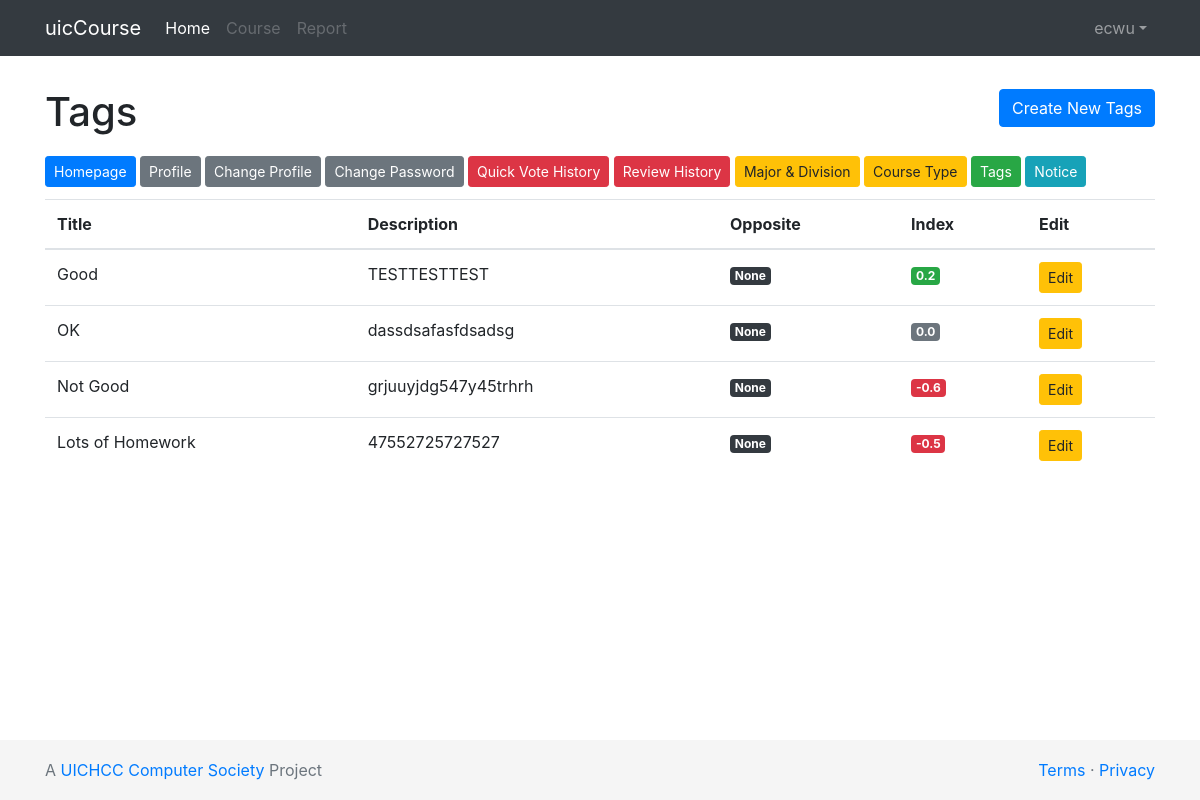
The page /dashboard/tags/ (signed in) on the database its author committed.
### voting/models.py (models this page shows, shortened)
class Tags(models.Model):
    tag_title = models.CharField(max_length=128, unique=True, verbose_name='Tag Title')
    tag_description = models.TextField(default='', verbose_name='Tag Description')
    tag_opposite = models.ForeignKey('self', blank=True, null=True, on_delete=models.SET_NULL)
    tag_sentiment_index = models.FloatField(default=0, verbose_name='Tag Sentiment Index',
                                            help_text='Positive number for positive emotions; Negative number for negative emotions, 0 for neutral emotion')
    class Meta:
        verbose_name = _('Tag')
        verbose_name_plural = _('Tags')

### dashboard/views.py (the view)
# urls.py: path('dashboard/tags/', views.tags_page, name='tags_page'),
@staff_member_required
def tags_page(request):
    tags = Tags.objects.all()
    return render(request, 'dashboard/tags.html', {'tags': tags})

### dashboard/templates/dashboard/tags.html (shortened to what this page needs)
<!doctype html>
<html lang="en">
<head>
    <link href="https://cdn.bootcss.com/bootstrap/4.1.1/css/bootstrap.min.css" rel="stylesheet">
    {% load static %}
</head>
<body>
{% include "index/header.html" %}
{% include "index/messager.html" %}
<main role="main" class="container mb-5">
    <div class="d-flex justify-content-between align-items-center">
        <h1 class="mt-md-3">Tags</h1>
        {% if user.is_superuser or user.is_staff %}
        <a href="{% url 'tags_create' %}" class="btn btn-primary">Create New Tags</a>
        {% endif %}
    </div>
    {% include "dashboard/functions.html" %}
    <div class="table-responsive">
        <table class="table">
            <thead>
                <tr>
                    <th scope="col">Title</th>
                    <th scope="col">Description</th>
                    <th scope="col">Opposite</th>
                    <th scope="col">Index</th>
                    <th scope="col">Edit</th>
                </tr>
            </thead>
            <tbody>
                {% if tags %}
                    {% for tag in tags %}
                    <tr>
                        <td>{{ tag.tag_title }}</td>
                        <td>{{ tag.tag_description }}</td>
                        <td>
                        {% if tag.tag_opposite %}}
                        <span class="badge badge-dark">{{ tag.tag_opposite }}</span>
                        {% else %}
                        <span class="badge badge-dark">None</span>
                        {% endif %}</td>
                        <td>
                            {% if tag.tag_sentiment_index > 0 %}
                            <span class="badge badge-success">{{ tag.tag_sentiment_index }}</span>
                            {% else %}
                                {% if tag.tag_sentiment_index < 0 %}
                                <span class="badge badge-danger">{{ tag.tag_sentiment_index }}</span>
                                {% else %}
                                <span class="badge badge-secondary">{{ tag.tag_sentiment_index }}</span>
                                {% endif %}
                            {% endif %}
                        </td>
                        <td><a href="{% url 'tags_modify' tag.id %}" class="btn btn-sm btn-warning">Edit</a></td>
                    </tr>
                    {% endfor %}
                {% else %}
                    <tr>
                        <td colspan="5" class="text-center">No Record</td>
                    </tr>
                {% endif %}
            </tbody>
        </table>
    </div>
</main>
{% include "index/footer.html" %}
</body>
</html>

### dashboard/templates/index/header.html (shortened to what this page needs)
<header>
    <nav class="navbar navbar-expand-lg navbar-dark bg-dark">
        <div class="container">
            <a class="navbar-brand" href="{% url 'welcome_page' %}">uicCourse</a>
            <div class="collapse navbar-collapse" id="topNavigationBar">
                <ul class="navbar-nav mr-auto">
                    <li class="nav-item active">
                        <a class="nav-link" href="{% url 'welcome_page' %}">Home <span class="sr-only">(current)</span></a>
                    </li>
                    <li class="nav-item">
                        <a class="nav-link disabled" href="{% url 'course_list_page' %}">Course</a>
                    </li>
                    <li class="nav-item">
                        <a class="nav-link disabled" href="#">Report</a>
                    </li>
                </ul>
                <ul class="navbar-nav">
                    {% if user.is_anonymous %}
                    <li class="nav-item"><a class="nav-link" href="{% url 'login_page' %}">Login</a></li>
                    <li class="nav-item dropdown">
                        <a class="nav-link dropdown-toggle" href="#" id="topNavigationBarDropDown"
                           data-toggle="dropdown" aria-haspopup="true" aria-expanded="false">Sign up</a>
                        <div class="dropdown-menu dropdown-menu-right" aria-labelledby="topNavigationBarDropDown">
                            <a class="dropdown-item" href="{% url 'terms_page' %}">Terms of Service</a>
                            <a class="dropdown-item" href="{% url 'privacy_page' %}">Privacy Statement</a>
                            <a class="dropdown-item" href="{% url 'signup_page' %}">Sign Up</a>
                        </div>
                    </li>
                    {% else %}
                    <li class="nav-item dropdown">
                        <a class="nav-link dropdown-toggle" href="#" id="topNavigationBarDropDown"
                           data-toggle="dropdown" aria-haspopup="true" aria-expanded="false">{{ user.username }}</a>
                    </li>
                    {% endif %}
                </ul>
            </div>
        </div>
    </nav>
</header>

### dashboard/templates/dashboard/tags.html (style rules this page uses)
html { position: relative; min-height: 100%; }
body { margin-bottom: 60px; }

### rows shown on the page
Tags: tag_title "Good", tag_description "TESTTESTTEST", shows "None", tag_sentiment_index "0.2"
Tags: tag_title "OK", tag_description "dassdsafasfdsadsg", shows "None", tag_sentiment_index "0.0"
Tags: tag_title "Not Good", tag_description "grjuuyjdg547y45trhrh", shows "None", tag_sentiment_index "-0.6"
Tags: tag_title "Lots of Homework", tag_description "47552725727527", shows "None", tag_sentiment_index "-0.5"

### other values the page prints
{{ user.username }} "ecwu"
